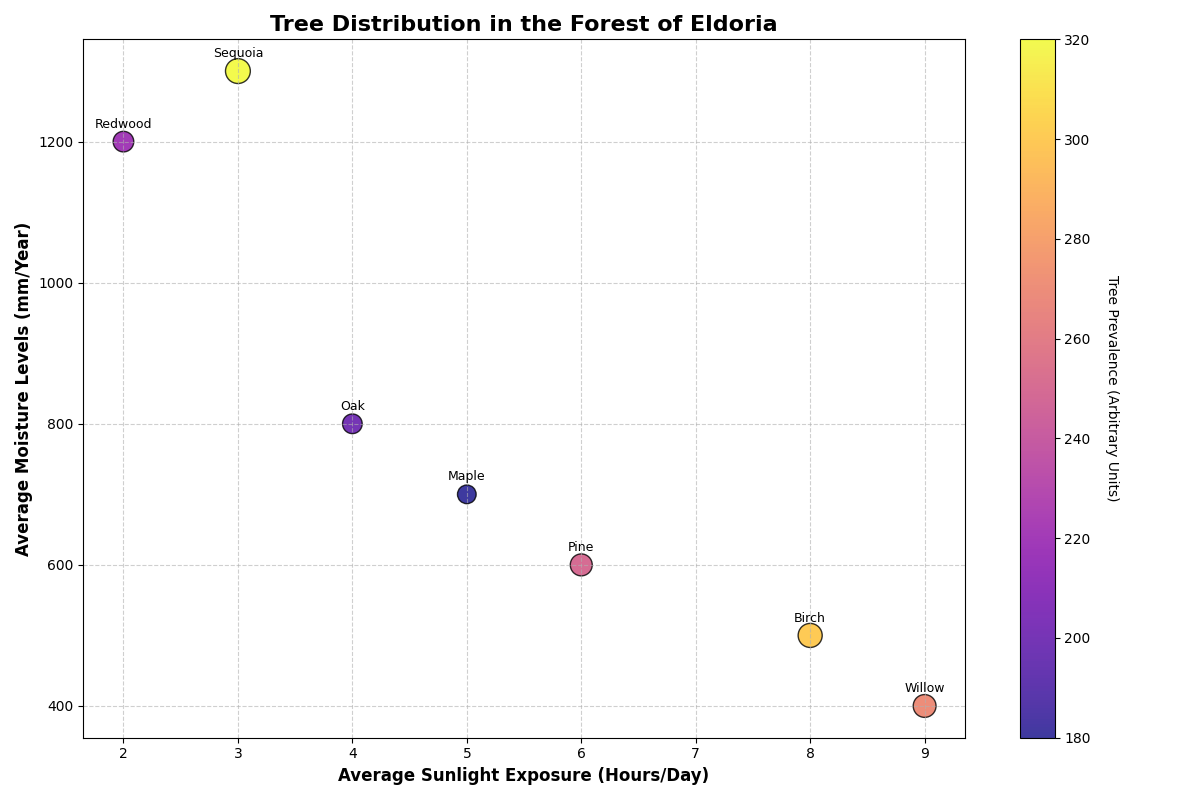

Generate this figure with Python:
import matplotlib.pyplot as plt
import numpy as np

# Defining tree species and their fictional distributions
tree_species = ['Oak', 'Pine', 'Maple', 'Birch', 'Redwood', 'Willow', 'Sequoia']
sunlight_hours = np.array([4, 6, 5, 8, 2, 9, 3])  # Sunlight exposure (hours/day)
moisture_levels = np.array([800, 600, 700, 500, 1200, 400, 1300])  # Moisture levels (mm/year)
prevalence = np.array([200, 250, 180, 300, 220, 270, 320])  # Tree prevalence (size of scatter)

# Create a scatter plot
plt.figure(figsize=(12, 8))
scatter = plt.scatter(sunlight_hours, moisture_levels, s=prevalence, c=prevalence, cmap='plasma', edgecolor='black', alpha=0.8)

# Titles and labels
plt.title('Tree Distribution in the Forest of Eldoria', fontsize=16, fontweight='bold')
plt.xlabel('Average Sunlight Exposure (Hours/Day)', fontsize=12, fontweight='bold')
plt.ylabel('Average Moisture Levels (mm/Year)', fontsize=12, fontweight='bold')

# Add a color bar
color_bar = plt.colorbar(scatter)
color_bar.set_label('Tree Prevalence (Arbitrary Units)', rotation=270, labelpad=20)

# Annotations for each type of tree
for i, species in enumerate(tree_species):
    plt.annotate(species, (sunlight_hours[i], moisture_levels[i]), 
                 textcoords="offset points", xytext=(0,10), ha='center', fontsize=9, color='black')

# Grid for better readability
plt.grid(True, linestyle='--', alpha=0.6)

# Automatically adjust the layout
plt.tight_layout()

# Display the plot
plt.show()
